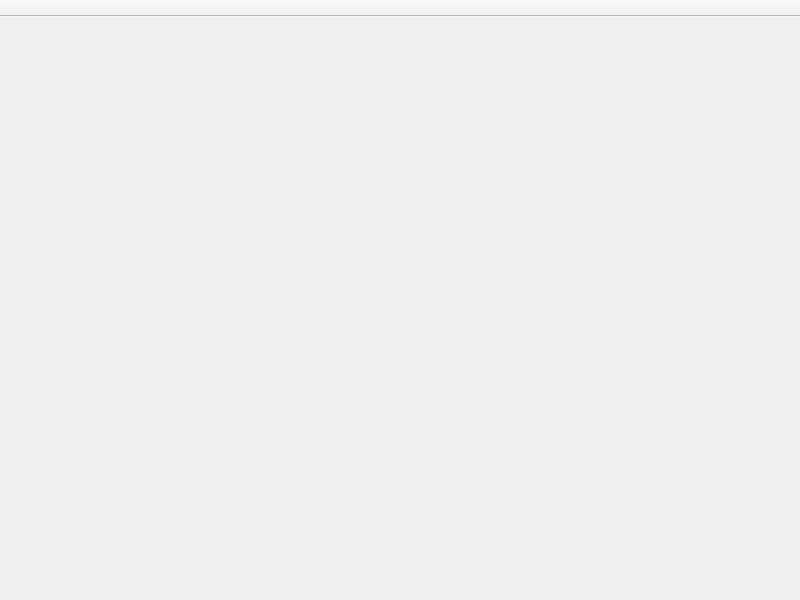
<?xml version="1.0" encoding="UTF-8"?>
<ui version="4.0">
 <class>Details_View</class>
 <widget class="QMainWindow" name="Details_View">
  <property name="geometry">
   <rect>
    <x>0</x>
    <y>0</y>
    <width>800</width>
    <height>600</height>
   </rect>
  </property>
  <property name="windowTitle">
   <string>Details View</string>
  </property>
  <widget class="Component_Widget" name="comp_widget"/>
  <widget class="QToolBar" name="toolBar">
   <property name="windowTitle">
    <string>toolBar</string>
   </property>
   <property name="movable">
    <bool>false</bool>
   </property>
   <property name="allowedAreas">
    <set>Qt::TopToolBarArea</set>
   </property>
   <property name="floatable">
    <bool>false</bool>
   </property>
   <attribute name="toolBarArea">
    <enum>TopToolBarArea</enum>
   </attribute>
   <attribute name="toolBarBreak">
    <bool>false</bool>
   </attribute>
  </widget>
  <action name="actionAdd_Component">
   <property name="text">
    <string>Add Component</string>
   </property>
   <property name="toolTip">
    <string>Add a component to this node</string>
   </property>
  </action>
 </widget>
 <customwidgets>
  <customwidget>
   <class>Component_Widget</class>
   <extends>QWidget</extends>
   <header location="global">component_widget.h</header>
   <container>1</container>
  </customwidget>
 </customwidgets>
 <resources/>
 <connections/>
</ui>
